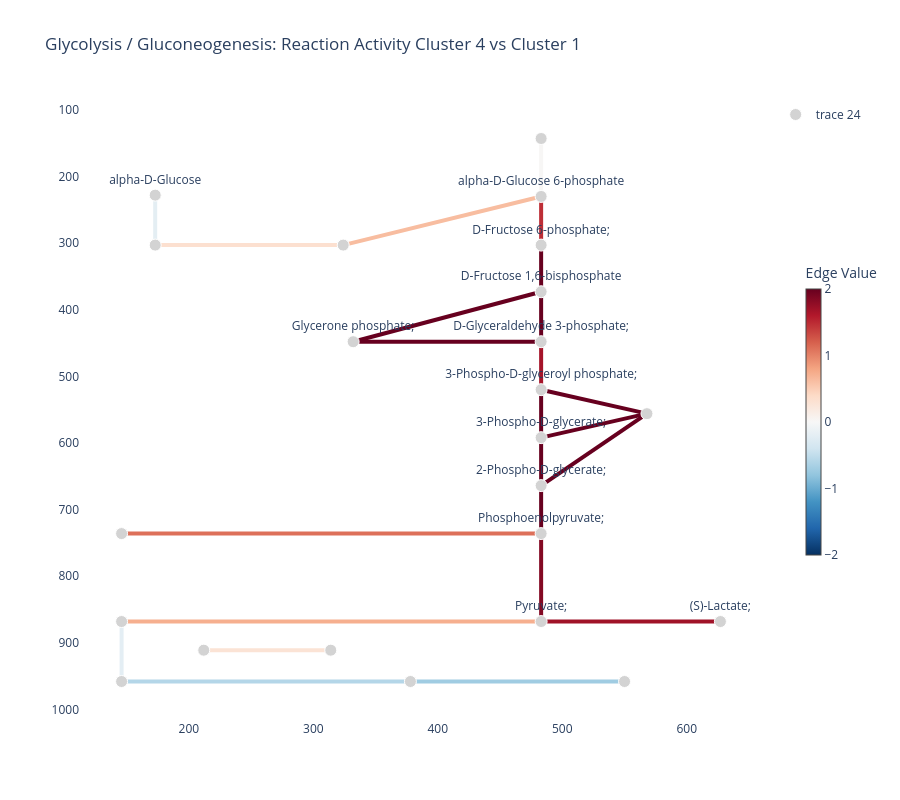

Here is the notebook cell this chart was saved with:
### Markdown cell above
### Glycolysis Reactions Colored by Differential Activity

We next color the glycolysis pathway by reaction-level differential activity between two metabolic
clusters. Leiden numbers its clusters in an order that depends on the cells present, so instead of
naming two ids this cell picks the contrast the figure is meant to show: the metabolic cluster with
the highest mean glycolysis activity against the one with the lowest, among clusters large enough
for the test to mean anything.

For each reaction, we compare inferred reaction activity between those two clusters using a
Wilcoxon rank-sum test. The edge color shows Cohen’s d effect size:

- positive values indicate higher inferred reaction activity in the high-glycolysis cluster
- negative values indicate higher inferred reaction activity in the low-glycolysis cluster

### Code cell
pathway_id_to_plot = "rn00010"

cluster_key = "met_leiden"
cluster_labels = rna.obs[cluster_key].astype(str)

min_cluster_cells = 100
assert pathway_id_to_plot in pathway_scores.columns, 'glycolysis is not in the pathway scores'

cluster_sizes = cluster_labels.value_counts()
eligible = cluster_sizes.index[cluster_sizes >= min_cluster_cells]
glycolysis_by_cluster = (
    pathway_scores[pathway_id_to_plot]
    .groupby(cluster_labels, observed=False)
    .mean()
    .reindex(eligible)
    .dropna()
)
up_cluster = str(glycolysis_by_cluster.idxmax())
down_cluster = str(glycolysis_by_cluster.idxmin())
print(f'cluster {up_cluster} (highest mean glycolysis activity) vs '
      f'cluster {down_cluster} (lowest), of {len(eligible)} clusters with '
      f'at least {min_cluster_cells} cells')

up_cells = rna.obs_names[cluster_labels == up_cluster]
down_cells = rna.obs_names[cluster_labels == down_cluster]

rxn_de = mern_support.wilcoxon_test(
    enzyme_acts_mean.T,
    up_cells,
    down_cells,
)

rxn_de_info = rxn_info.join(rxn_de)

edge_color_limits = (-2, 2)

edge_values = (
    rxn_de_info["cohens_d"]
    .replace([np.inf, -np.inf], np.nan)
    .fillna(0)
    .clip(lower=edge_color_limits[0], upper=edge_color_limits[1])
)

fig = mern_support.kegg_pathway_plot(
    pathway=pathway_id_to_plot,
    dataset=dataset,
    rna=rna,
    user_labels=edge_values,
    edge_width=4,
    edge_color_limits=edge_color_limits,
    color_scale="RdBu_r",
    show_node_labels=True,
    labeled_nodes=metabolite_labels(dataset, pathway=pathway_id_to_plot),
)

fig.update_layout(
    title=(
        f"Glycolysis / Gluconeogenesis: Reaction Activity "
        f"Cluster {up_cluster} vs Cluster {down_cluster}"
    )
)

fig.write_image(f"{base_path_figures}/glycolysis_cohensd_plot.png", width=1200, height=800, scale=2)
fig.show()

### Figure 1 — Plotly figure (JSON) as saved in the notebook; plotly's stock layout.template omitted (floating-point values rounded to 4 significant figures)
{"data": [{"hoverinfo": "none", "line": {"color": "rgb(103, 0, 31)", "width": 4}, "mode": "lines", "showlegend": false, "type": "scatter", "x": [483, 483, null], "y": [303, 373, null]}, {"hoverinfo": "none", "line": {"color": "rgb(189, 46, 54)", "width": 4}, "mode": "lines", "showlegend": false, "type": "scatter", "x": [483, 483, null], "y": [303, 230, null]}, {"hoverinfo": "none", "line": {"color": "rgb(103, 0, 31)", "width": 4}, "mode": "lines", "showlegend": false, "type": "scatter", "x": [483, 483, null], "y": [373, 448, null]}, {"hoverinfo": "none", "line": {"color": "rgb(103, 0, 31)", "width": 4}, "mode": "lines", "showlegend": false, "type": "scatter", "x": [483, 332, null], "y": [373, 448, null]}, {"hoverinfo": "none", "line": {"color": "rgb(103, 0, 31)", "width": 4}, "mode": "lines", "showlegend": false, "type": "scatter", "x": [483, 332, null], "y": [448, 448, null]}, {"hoverinfo": "none", "line": {"color": "rgb(165, 20, 41)", "width": 4}, "mode": "lines", "showlegend": false, "type": "scatter", "x": [483, 483, null], "y": [448, 520, null]}, {"hoverinfo": "none", "line": {"color": "rgb(103, 0, 31)", "width": 4}, "mode": "lines", "showlegend": false, "type": "scatter", "x": [483, 483, null], "y": [520, 592, null]}, {"hoverinfo": "none", "line": {"color": "rgb(103, 0, 31)", "width": 4}, "mode": "lines", "showlegend": false, "type": "scatter", "x": [483, 568, null], "y": [520, 556, null]}, {"hoverinfo": "none", "line": {"color": "rgb(103, 0, 31)", "width": 4}, "mode": "lines", "showlegend": false, "type": "scatter", "x": [483, 483, null], "y": [592, 664, null]}, {"hoverinfo": "none", "line": {"color": "rgb(103, 0, 31)", "width": 4}, "mode": "lines", "showlegend": false, "type": "scatter", "x": [483, 568, null], "y": [592, 556, null]}, {"hoverinfo": "none", "line": {"color": "rgb(103, 0, 31)", "width": 4}, "mode": "lines", "showlegend": false, "type": "scatter", "x": [483, 483, null], "y": [664, 736, null]}, {"hoverinfo": "none", "line": {"color": "rgb(103, 0, 31)", "width": 4}, "mode": "lines", "showlegend": false, "type": "scatter", "x": [483, 568, null], "y": [664, 556, null]}, {"hoverinfo": "none", "line": {"color": "rgb(131, 9, 35)", "width": 4}, "mode": "lines", "showlegend": false, "type": "scatter", "x": [483, 483, null], "y": [736, 868, null]}, {"hoverinfo": "none", "line": {"color": "rgb(221, 112, 90)", "width": 4}, "mode": "lines", "showlegend": false, "type": "scatter", "x": [483, 146, null], "y": [736, 736, null]}, {"hoverinfo": "none", "line": {"color": "rgb(246, 175, 143)", "width": 4}, "mode": "lines", "showlegend": false, "type": "scatter", "x": [483, 146, null], "y": [868, 868, null]}, {"hoverinfo": "none", "line": {"color": "rgb(160, 18, 40)", "width": 4}, "mode": "lines", "showlegend": false, "type": "scatter", "x": [483, 627, null], "y": [868, 868, null]}, {"hoverinfo": "none", "line": {"color": "rgb(228, 238, 244)", "width": 4}, "mode": "lines", "showlegend": false, "type": "scatter", "x": [146, 146, null], "y": [868, 958, null]}, {"hoverinfo": "none", "line": {"color": "rgb(248, 189, 160)", "width": 4}, "mode": "lines", "showlegend": false, "type": "scatter", "x": [483, 324, null], "y": [230, 303, null]}, {"hoverinfo": "none", "line": {"color": "rgb(247, 246, 245)", "width": 4}, "mode": "lines", "showlegend": false, "type": "scatter", "x": [483, 483, null], "y": [230, 143, null]}, {"hoverinfo": "none", "line": {"color": "rgb(252, 224, 208)", "width": 4}, "mode": "lines", "showlegend": false, "type": "scatter", "x": [324, 173, null], "y": [303, 303, null]}, {"hoverinfo": "none", "line": {"color": "rgb(180, 214, 232)", "width": 4}, "mode": "lines", "showlegend": false, "type": "scatter", "x": [378, 146, null], "y": [958, 958, null]}, {"hoverinfo": "none", "line": {"color": "rgb(160, 204, 226)", "width": 4}, "mode": "lines", "showlegend": false, "type": "scatter", "x": [378, 550, null], "y": [958, 958, null]}, {"hoverinfo": "none", "line": {"color": "rgb(228, 238, 243)", "width": 4}, "mode": "lines", "showlegend": false, "type": "scatter", "x": [173, 173, null], "y": [228, 303, null]}, {"hoverinfo": "none", "line": {"color": "rgb(251, 227, 213)", "width": 4}, "mode": "lines", "showlegend": false, "type": "scatter", "x": [212, 314, null], "y": [911, 911, null]}, {"hoverinfo": "text", "hoverlabel": {"bgcolor": "white"}, "hovertemplate": "%{hovertext}<extra></extra>", "hovertext": ["Name: D-Fructose 6-phosphate;<br>ID: cpd:C00085", "Name: D-Fructose 1,6-bisphosphate<br>ID: cpd:C00354", "Name: D-Glyceraldehyde 3-phosphate;<br>ID: cpd:C00118", "Name: Glycerone phosphate;<br>ID: cpd:C00111", "Name: 3-Phospho-D-glyceroyl phosphate;<br>ID: cpd:C00236", "Name: 3-Phospho-D-glycerate;<br>ID: cpd:C00197", "Name: 2-Phospho-D-glycerate;<br>ID: cpd:C00631", "Name: Phosphoenolpyruvate;<br>ID: cpd:C00074", "Name: Pyruvate;<br>ID: cpd:C00022", "Name: Acetyl-CoA;<br>ID: cpd:C00024", "Name: alpha-D-Glucose 6-phosphate<br>ID: cpd:C00668", "Name: beta-D-Glucose 6-phosphate<br>ID: cpd:C01172", "Name: D-Glucose 1-phosphate;<br>ID: cpd:C00103", "Name: Oxaloacetate;<br>ID: cpd:C00036", "Name: (S)-Lactate;<br>ID: cpd:C00186", "Name: Acetaldehyde;<br>ID: cpd:C00084", "Name: Acetate;<br>ID: cpd:C00033", "Name: Ethanol;<br>ID: cpd:C00469", "Name: 2,3-Bisphospho-D-glycerate;<br>ID: cpd:C01159", "Name: alpha-D-Glucose<br>ID: cpd:C00267", "Name: beta-D-Glucose;<br>ID: cpd:C00221", "Name: Enzyme N6-(dihydrolipoyl)lysine;<br>ID: cpd:C15973", "Name: Enzyme N6-(lipoyl)lysine;<br>ID: cpd:C15972"], "marker": {"color": ["lightgray", "lightgray", "lightgray", "lightgray", "lightgray", "lightgray", "lightgray", "lightgray", "lightgray", "lightgray", "lightgray", "lightgray", "lightgray", "lightgray", "lightgray", "lightgray", "lightgray", "lightgray", "lightgray", "lightgray", "lightgray", "lightgray", "lightgray"], "opacity": 1, "size": [12, 12, 12, 12, 12, 12, 12, 12, 12, 12, 12, 12, 12, 12, 12, 12, 12, 12, 12, 12, 12, 12, 12]}, "mode": "markers+text", "text": ["D-Fructose 6-phosphate;", "D-Fructose 1,6-bisphosphate", "D-Glyceraldehyde 3-phosphate;", "Glycerone phosphate;", "3-Phospho-D-glyceroyl phosphate;", "3-Phospho-D-glycerate;", "2-Phospho-D-glycerate;", "Phosphoenolpyruvate;", "Pyruvate;", null, "alpha-D-Glucose 6-phosphate", null, null, null, "(S)-Lactate;", null, null, null, null, "alpha-D-Glucose", null, null, null], "textposition": "top center", "type": "scatter", "x": [483, 483, 483, 332, 483, 483, 483, 483, 483, 146, 483, 324, 483, 146, 627, 378, 146, 550, 568, 173, 173, 212, 314], "y": [303, 373, 448, 448, 520, 592, 664, 736, 868, 868, 230, 303, 143, 736, 868, 958, 958, 958, 556, 228, 303, 911, 911]}, {"hoverinfo": "text", "marker": {"opacity": 0, "size": 10}, "mode": "markers", "showlegend": false, "text": ["Reaction: rn:R00764 rn:R00756 rn:R00762 rn:R05805<br>Value: 2.00<br>Size: 2.00", "Reaction: rn:R13199<br>Value: 1.48<br>Size: 2.00", "Reaction: rn:R01068<br>Value: 2.00<br>Size: 2.00", "Reaction: rn:R01068<br>Value: 2.00<br>Size: 2.00", "Reaction: rn:R01015<br>Value: 2.00<br>Size: 2.00", "Reaction: rn:R01061 rn:R01063<br>Value: 1.67<br>Size: 2.00", "Reaction: rn:R01512<br>Value: 2.00<br>Size: 2.00", "Reaction: rn:R01662<br>Value: 2.00<br>Size: 2.00", "Reaction: rn:R01518<br>Value: 2.00<br>Size: 2.00", "Reaction: rn:R01516<br>Value: 2.00<br>Size: 2.00", "Reaction: rn:R00658<br>Value: 2.00<br>Size: 2.00", "Reaction: rn:R09532<br>Value: 2.00<br>Size: 2.00", "Reaction: rn:R00199 rn:R00200 rn:R00206 rn:R02320<br>Value: 1.85<br>Size: 2.00", "Reaction: rn:R00341 rn:R00345 rn:R00346 rn:R00431 rn:R00726<br>Value: 1.11<br>Size: 2.00", "Reaction: rn:R00209 rn:R00212 rn:R01196 rn:R10866<br>Value: 0.73<br>Size: 2.00", "Reaction: rn:R00196 rn:R00703 rn:R01447 rn:R13050<br>Value: 1.70<br>Size: 2.00", "Reaction: rn:R00229 rn:R00235<br>Value: -0.20<br>Size: 2.00", "Reaction: rn:R02739<br>Value: 0.62<br>Size: 2.00", "Reaction: rn:R00959<br>Value: 0.01<br>Size: 2.00", "Reaction: rn:R01600 rn:R02187 rn:R09086<br>Value: 0.33<br>Size: 2.00", "Reaction: rn:R00710 rn:R00711<br>Value: -0.59<br>Size: 2.00", "Reaction: rn:R00746 rn:R00754 rn:R05198 rn:R09127 rn:R09479<br>Value: -0.71<br>Size: 2.00", "Reaction: rn:R01602<br>Value: -0.20<br>Size: 2.00", "Reaction: rn:R07618<br>Value: 0.28<br>Size: 2.00"], "type": "scatter", "x": [483, 483, 483, 407.5, 407.5, 483, 483, 525.5, 483, 525.5, 483, 525.5, 483, 314.5, 314.5, 555, 146, 403.5, 483, 248.5, 262, 464, 173, 263], "y": [338, 266.5, 410.5, 410.5, 448, 484, 556, 538, 628, 574, 700, 610, 802, 736, 868, 868, 913, 266.5, 186.5, 303, 958, 958, 265.5, 911]}, {"hoverinfo": "none", "marker": {"cmax": 2, "cmin": -2, "colorbar": {"len": 0.5, "thickness": 15, "title": {"text": "Edge Value"}, "x": 1.05, "xanchor": "left", "y": 0.5, "yanchor": "middle"}, "colorscale": [[0, "rgb(5,48,97)"], [0.1, "rgb(33,102,172)"], [0.2, "rgb(67,147,195)"], [0.3, "rgb(146,197,222)"], [0.4, "rgb(209,229,240)"], [0.5, "rgb(247,247,247)"], [0.6, "rgb(253,219,199)"], [0.7, "rgb(244,165,130)"], [0.8, "rgb(214,96,77)"], [0.9, "rgb(178,24,43)"], [1, "rgb(103,0,31)"]], "showscale": true}, "mode": "markers", "showlegend": false, "type": "scatter", "x": [null], "y": [null]}], "layout": {"height": 800, "hovermode": "closest", "plot_bgcolor": "white", "title": {"text": "Glycolysis / Gluconeogenesis: Reaction Activity Cluster 4 vs Cluster 1"}, "xaxis": {"showgrid": false}, "yaxis": {"autorange": "reversed", "showgrid": false}}}
